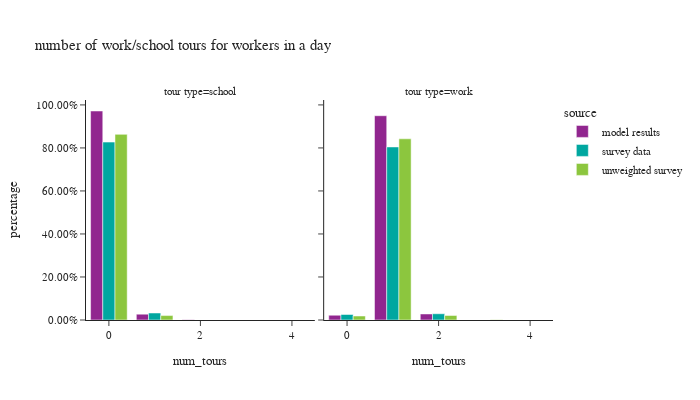

The cell this chart's notebook holds for it:
### Code cell
# number of mandatory tours
df_plot = w_tour_data[['person_id','source','tour_type','tour_id','person_weight']].groupby(['person_id','source','tour_type','person_weight']).count().reset_index()

pivoted = df_plot.pivot(index=['person_id','source','person_weight'], columns="tour_type", values="tour_id").fillna(0).reset_index()
df_plot = pivoted.melt(id_vars=['person_id','source','person_weight'], var_name="tour_type")

df_plot['num_tours'] = df_plot['value']
df_plot['ws_weight'] = df_plot['person_weight']
df_plot = df_plot.groupby(['source','tour_type','num_tours'])['ws_weight'].sum().reset_index()
df_plot = df_plot.merge(df_worker_count, how='left', on='source')
df_plot['percentage'] = df_plot['ws_weight']/df_plot['person_weight']

fig = px.bar(df_plot, x="num_tours", y="percentage", color="source",barmode="group",
             facet_col="tour_type",facet_row_spacing=0.2,
             title="number of work/school tours for workers in a day")
fig.for_each_annotation(lambda a: a.update(text="tour type="+a.text.split("=")[-1]))
fig.update_layout(height=400, width=700, yaxis=dict(tickformat=".2%"))
fig.show()

### Figure 1 — Plotly figure (JSON) as saved in the notebook; plotly's stock layout.template omitted (floating-point values rounded to 4 significant figures)
{"data": [{"alignmentgroup": "True", "hovertemplate": "source=model results<br>tour_type=school<br>num_tours=%{x}<br>percentage=%{y}<extra></extra>", "legendgroup": "model results", "marker": {"color": "#91268F", "pattern": {"shape": ""}}, "name": "model results", "offsetgroup": "model results", "orientation": "v", "showlegend": true, "textposition": "auto", "x": [0.0, 1.0, 2.0], "xaxis": "x", "y": [0.9717, 0.02723, 0.001074], "yaxis": "y", "type": "bar"}, {"alignmentgroup": "True", "hovertemplate": "source=model results<br>tour_type=work<br>num_tours=%{x}<br>percentage=%{y}<extra></extra>", "legendgroup": "model results", "marker": {"color": "#91268F", "pattern": {"shape": ""}}, "name": "model results", "offsetgroup": "model results", "orientation": "v", "showlegend": false, "textposition": "auto", "x": [0.0, 1.0, 2.0], "xaxis": "x2", "y": [0.02221, 0.9497, 0.02808], "yaxis": "y2", "type": "bar"}, {"alignmentgroup": "True", "hovertemplate": "source=survey data<br>tour_type=school<br>num_tours=%{x}<br>percentage=%{y}<extra></extra>", "legendgroup": "survey data", "marker": {"color": "#00A7A0", "pattern": {"shape": ""}}, "name": "survey data", "offsetgroup": "survey data", "orientation": "v", "showlegend": true, "textposition": "auto", "x": [0.0, 1.0], "xaxis": "x", "y": [0.8271, 0.03253], "yaxis": "y", "type": "bar"}, {"alignmentgroup": "True", "hovertemplate": "source=survey data<br>tour_type=work<br>num_tours=%{x}<br>percentage=%{y}<extra></extra>", "legendgroup": "survey data", "marker": {"color": "#00A7A0", "pattern": {"shape": ""}}, "name": "survey data", "offsetgroup": "survey data", "orientation": "v", "showlegend": false, "textposition": "auto", "x": [0.0, 1.0, 2.0, 3.0, 4.0], "xaxis": "x2", "y": [0.02555, 0.8046, 0.02903, 4.874e-05, 0.000374], "yaxis": "y2", "type": "bar"}, {"alignmentgroup": "True", "hovertemplate": "source=unweighted survey<br>tour_type=school<br>num_tours=%{x}<br>percentage=%{y}<extra></extra>", "legendgroup": "unweighted survey", "marker": {"color": "#8CC63E", "pattern": {"shape": ""}}, "name": "unweighted survey", "offsetgroup": "unweighted survey", "orientation": "v", "showlegend": true, "textposition": "auto", "x": [0.0, 1.0], "xaxis": "x", "y": [0.863, 0.0206], "yaxis": "y", "type": "bar"}, {"alignmentgroup": "True", "hovertemplate": "source=unweighted survey<br>tour_type=work<br>num_tours=%{x}<br>percentage=%{y}<extra></extra>", "legendgroup": "unweighted survey", "marker": {"color": "#8CC63E", "pattern": {"shape": ""}}, "name": "unweighted survey", "offsetgroup": "unweighted survey", "orientation": "v", "showlegend": false, "textposition": "auto", "x": [0.0, 1.0, 2.0, 3.0, 4.0], "xaxis": "x2", "y": [0.01854, 0.8424, 0.02111, 0.00103, 0.0005149], "yaxis": "y2", "type": "bar"}], "layout": {"xaxis": {"anchor": "y", "domain": [0.0, 0.49], "title": {"text": "num_tours"}}, "yaxis": {"anchor": "x", "domain": [0.0, 1.0], "title": {"text": "percentage"}, "tickformat": ".2%"}, "xaxis2": {"anchor": "y2", "domain": [0.51, 1.0], "matches": "x", "title": {"text": "num_tours"}}, "yaxis2": {"anchor": "x2", "domain": [0.0, 1.0], "matches": "y", "showticklabels": false}, "annotations": [{"font": {}, "showarrow": false, "text": "tour type=school", "x": 0.245, "xanchor": "center", "xref": "paper", "y": 1.0, "yanchor": "bottom", "yref": "paper"}, {"font": {}, "showarrow": false, "text": "tour type=work", "x": 0.755, "xanchor": "center", "xref": "paper", "y": 1.0, "yanchor": "bottom", "yref": "paper"}], "legend": {"title": {"text": "source"}, "tracegroupgap": 0}, "title": {"text": "number of work/school tours for workers in a day"}, "barmode": "group", "height": 400, "width": 700}}
